Frame 1 (no input): blank canvas, image omitted
Frame 60 (the mouse pressed at the canvas centre just before this capture): blank canvas, image omitted
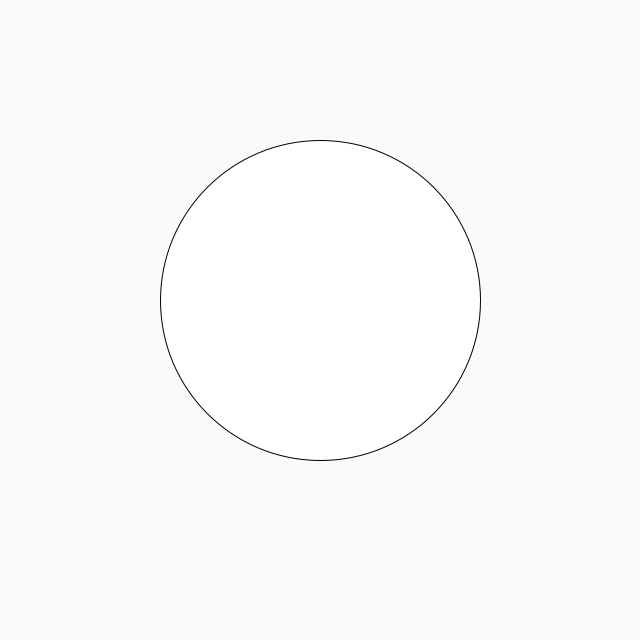
Frame 120 (the mouse held since frame 60 and released just before this capture)

The Processing sketch whose frames 1 and 60 were blank and that drew this single picture after the mouse press (run headless with seeded random() and noise(); from frame 60 on, the mouse is pressed at the canvas centre):

// Processing sketch: sketch_210526a
// ── sketch_210526a.pde
int xaxis = 50;
int yaxis = 50;


void setup(){
  
  size(640,640);
  
}//end setup method 

void draw(){
 //it's kinda like rotating it vertically in 3d...not really? ok :( wasn't able to pull it off
 background(250);
 rectMode(CENTER);
 rect(290,300, mouseX/2, mouseY/2);
 ellipseMode(CENTER);
 ellipse(mouseX,300,mouseX,mouseY);
  
 }
  
  
  
  

  
